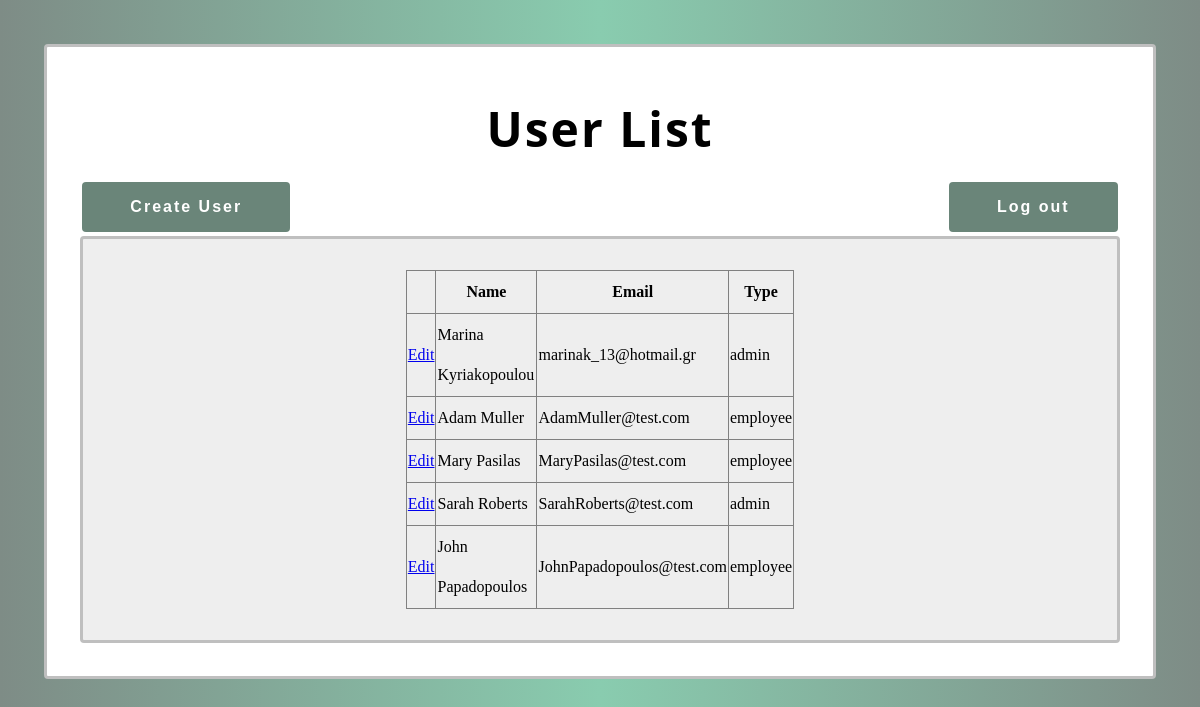
The page /admin-page.php on the database its author committed.
### tables this page shows
CREATE TABLE `Users` (
  `UserId` int(11) NOT NULL,
  `Name` varchar(25) NOT NULL,
  `LastName` varchar(25) NOT NULL,
  `Email` varchar(50) NOT NULL,
  `Password` varchar(25) NOT NULL,
  `Type` varchar(15) NOT NULL
);

### admin-page.php (the view, shortened to what this page needs)
<?php
require('database.php');
$selectQuery = "SELECT * FROM `Users`";
$result = mysqli_query($conn,$selectQuery);
?>
<!DOCTYPE html>
<html lang="gr">
  <head>
    <link rel="stylesheet" type="text/css" href="./assets/styles.css" />
    <link rel="stylesheet" href="https://cdnjs.cloudflare.com/ajax/libs/font-awesome/4.7.0/css/font-awesome.min.css">
  </head>
  <body>
    <div class = "main_content">
      <p class="header">User List
      </p>
          <input class="form_create_submit" name="addbtn" type="submit" value="Create User" onClick="document.location.href='createUser-form.php'" />
          <input class="form_create_submit" style=" float: right;" name="logoutbtn" type="submit" value="Log out" onClick="document.location.href='logout.php'" />
      <div class="table_content">
        <center>
          <form >
            <table border="1px" style="width: 40%; line-height:40px; border-collapse: collapse;">
              <thead>
                <tr>
                  <th>
                  </th>
                  <th>Name
                  </th>
                  <th>Email
                  </th>
                  <th>Type
                  </th>
                </tr>
              </thead>
              <tbody>
                <?php
while($row = mysqli_fetch_assoc($result)){?>
                <tr>
                  <td>
                    <a href=\editUser-form.php?id=<?php echo $row['UserId'];?>>Edit</a>
              </td>
            <td>
              <?php echo $row['Name']."  ".$row['LastName']; ?>
            </td>
            <td>
              <?php echo $row['Email']; ?>
            </td>
            <td>
              <?php echo $row['Type']; ?>
            </td>
            <tr>
              <?}?>
            </tbody>
          </table>
        </form>
      </center>
    </div>
  </div>
</body>
</html>

### assets/styles.css (style rules this page uses)
html { font-family:sans-serif; line-height:1.15px; -ms-text-size-adjust:100%; -webkit-text-size-adjust:100% }
body { height: 100%; padding: 3% 3% 3% 3%; -webkit-font-smoothing: antialiased; -moz-osx-font-smoothing: grayscale; font-family: calibri; background: #cccccc; background: -webkit-linear-gradient(to left, #7e8c86, #89ccaf ,#7e8c86); background: linear-gradient(to left, #7e8c86, #89ccaf ,#7e8c86); }
a { background-color:transparent; -webkit-text-decoration-skip:objects; }
p { font-size: 1em; font-family: Calibri,Candara,Segoe,Segoe UI,Optima,Arial,sans-serif; }
.main_content { padding: 3% 3% 3% 3%; background-color: white; border: solid #bfbfbf 3px; border-radius: 4px; }
.header { font-size: 3em; text-align: center; font-weight: bold; letter-spacing: 2px; }
.form_create_submit { background-color: #6a8579; border: none; color: white; padding: 1em 3em 1em 3em; text-decoration: none; margin: 4px 2px; cursor: pointer; font-size: 1em; border-radius: 4px; font-weight: bold; letter-spacing: 2px; }
.table_content { padding: 3% 3% 3% 3%; background-color: rgba(222, 222, 222, 0.5); border: solid #bfbfbf 3px; border-radius: 4px; }

### rows shown on the page
users: Name "Marina", LastName "Kyriakopoulou", Email "marinak_13@hotmail.gr", Type "admin"
users: Name "Adam", LastName "Muller", Email "AdamMuller@test.com", Type "employee"
users: Name "Mary", LastName "Pasilas", Email "MaryPasilas@test.com", Type "employee"
users: Name "Sarah", LastName "Roberts", Email "SarahRoberts@test.com", Type "admin"
users: Name "John", LastName "Papadopoulos", Email "JohnPapadopoulos@test.com", Type "employee"
